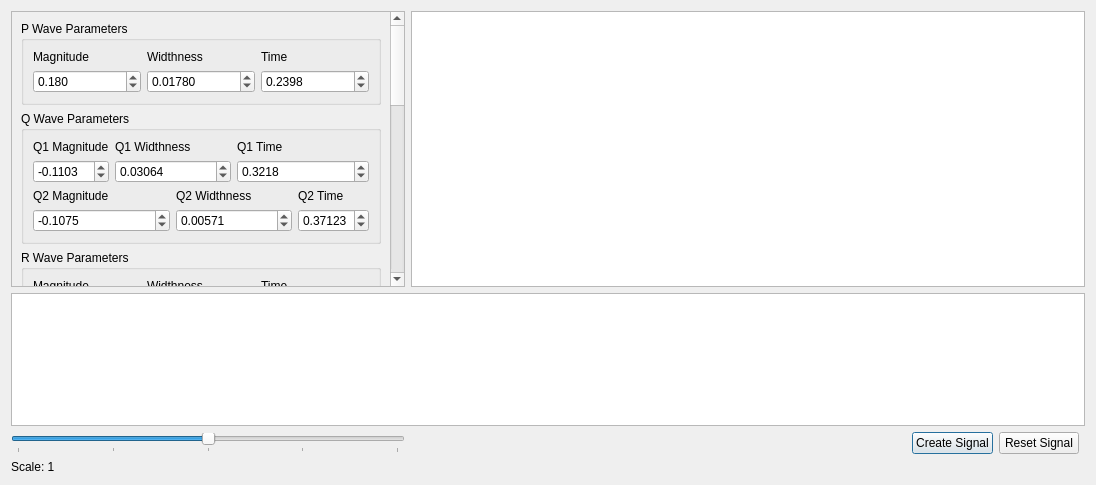
<?xml version="1.0" encoding="UTF-8"?>
<ui version="4.0">
 <class>ECGDialog</class>
 <widget class="QDialog" name="ECGDialog">
  <property name="geometry">
   <rect>
    <x>0</x>
    <y>0</y>
    <width>1096</width>
    <height>485</height>
   </rect>
  </property>
  <property name="minimumSize">
   <size>
    <width>0</width>
    <height>0</height>
   </size>
  </property>
  <property name="windowTitle">
   <string>ECG Simulation</string>
  </property>
  <layout class="QGridLayout" name="gridLayout_7" columnstretch="0,0,0,0,1,0,0,0">
   <item row="0" column="0">
    <widget class="QScrollArea" name="scrollArea">
     <property name="minimumSize">
      <size>
       <width>394</width>
       <height>0</height>
      </size>
     </property>
     <property name="widgetResizable">
      <bool>true</bool>
     </property>
     <widget class="QWidget" name="scrollAreaWidgetContents">
      <property name="geometry">
       <rect>
        <x>0</x>
        <y>-160</y>
        <width>387</width>
        <height>900</height>
       </rect>
      </property>
      <layout class="QVBoxLayout" name="verticalLayout_2">
       <item>
        <widget class="QGroupBox" name="groupBox">
         <property name="title">
          <string>P Wave Parameters</string>
         </property>
         <layout class="QGridLayout" name="gridLayout">
          <item row="0" column="0">
           <widget class="QLabel" name="p_mag_label">
            <property name="text">
             <string>Magnitude</string>
            </property>
           </widget>
          </item>
          <item row="0" column="1">
           <widget class="QLabel" name="p_wid_label">
            <property name="text">
             <string>Widthness</string>
            </property>
           </widget>
          </item>
          <item row="0" column="2">
           <widget class="QLabel" name="p_time_labe">
            <property name="text">
             <string>Time</string>
            </property>
           </widget>
          </item>
          <item row="1" column="0">
           <widget class="QDoubleSpinBox" name="p_mag_double_spinbox">
            <property name="decimals">
             <number>3</number>
            </property>
            <property name="minimum">
             <double>-1.000000000000000</double>
            </property>
            <property name="maximum">
             <double>1.000000000000000</double>
            </property>
            <property name="singleStep">
             <double>0.001000000000000</double>
            </property>
            <property name="value">
             <double>0.180000000000000</double>
            </property>
           </widget>
          </item>
          <item row="1" column="1">
           <widget class="QDoubleSpinBox" name="p_wid_double_spinbox">
            <property name="decimals">
             <number>5</number>
            </property>
            <property name="minimum">
             <double>0.010000000000000</double>
            </property>
            <property name="maximum">
             <double>0.400000000000000</double>
            </property>
            <property name="singleStep">
             <double>0.000100000000000</double>
            </property>
            <property name="value">
             <double>0.017800000000000</double>
            </property>
           </widget>
          </item>
          <item row="1" column="2">
           <widget class="QDoubleSpinBox" name="p_time_double_spinbox">
            <property name="decimals">
             <number>4</number>
            </property>
            <property name="minimum">
             <double>0.100000000000000</double>
            </property>
            <property name="maximum">
             <double>1.000000000000000</double>
            </property>
            <property name="singleStep">
             <double>0.000100000000000</double>
            </property>
            <property name="value">
             <double>0.239800000000000</double>
            </property>
           </widget>
          </item>
         </layout>
        </widget>
       </item>
       <item>
        <widget class="QGroupBox" name="groupBox_2">
         <property name="title">
          <string>Q Wave Parameters</string>
         </property>
         <layout class="QGridLayout" name="gridLayout_2">
          <item row="0" column="0">
           <widget class="QLabel" name="q1_mag_label">
            <property name="text">
             <string>Q1 Magnitude</string>
            </property>
           </widget>
          </item>
          <item row="0" column="1" colspan="2">
           <widget class="QLabel" name="q1_wid_label">
            <property name="text">
             <string>Q1 Widthness</string>
            </property>
           </widget>
          </item>
          <item row="0" column="3" colspan="2">
           <widget class="QLabel" name="q1_time_labe">
            <property name="text">
             <string>Q1 Time</string>
            </property>
           </widget>
          </item>
          <item row="1" column="0">
           <widget class="QDoubleSpinBox" name="q1_mag_double_spinbox">
            <property name="decimals">
             <number>4</number>
            </property>
            <property name="minimum">
             <double>-1.000000000000000</double>
            </property>
            <property name="maximum">
             <double>1.000000000000000</double>
            </property>
            <property name="singleStep">
             <double>0.001000000000000</double>
            </property>
            <property name="value">
             <double>-0.110300000000000</double>
            </property>
           </widget>
          </item>
          <item row="1" column="1" colspan="2">
           <widget class="QDoubleSpinBox" name="q1_wid_double_spinbox">
            <property name="decimals">
             <number>5</number>
            </property>
            <property name="minimum">
             <double>0.025000000000000</double>
            </property>
            <property name="maximum">
             <double>0.400000000000000</double>
            </property>
            <property name="singleStep">
             <double>0.001000000000000</double>
            </property>
            <property name="value">
             <double>0.030640000000000</double>
            </property>
           </widget>
          </item>
          <item row="1" column="3" colspan="2">
           <widget class="QDoubleSpinBox" name="q1_time_double_spinbox">
            <property name="decimals">
             <number>4</number>
            </property>
            <property name="minimum">
             <double>0.025000000000000</double>
            </property>
            <property name="maximum">
             <double>1.000000000000000</double>
            </property>
            <property name="singleStep">
             <double>0.001000000000000</double>
            </property>
            <property name="value">
             <double>0.321800000000000</double>
            </property>
           </widget>
          </item>
          <item row="2" column="0" colspan="2">
           <widget class="QLabel" name="q2_mag_label">
            <property name="text">
             <string>Q2 Magnitude</string>
            </property>
           </widget>
          </item>
          <item row="2" column="2" colspan="2">
           <widget class="QLabel" name="q2_wid_label">
            <property name="text">
             <string>Q2 Widthness</string>
            </property>
           </widget>
          </item>
          <item row="2" column="4">
           <widget class="QLabel" name="q2_time_label">
            <property name="text">
             <string>Q2 Time</string>
            </property>
           </widget>
          </item>
          <item row="3" column="0" colspan="2">
           <widget class="QDoubleSpinBox" name="q2_mag_double_spinbox">
            <property name="decimals">
             <number>4</number>
            </property>
            <property name="minimum">
             <double>-1.000000000000000</double>
            </property>
            <property name="maximum">
             <double>1.000000000000000</double>
            </property>
            <property name="singleStep">
             <double>0.001000000000000</double>
            </property>
            <property name="value">
             <double>-0.107500000000000</double>
            </property>
           </widget>
          </item>
          <item row="3" column="2" colspan="2">
           <widget class="QDoubleSpinBox" name="q2_wid_double_spinbox">
            <property name="decimals">
             <number>5</number>
            </property>
            <property name="minimum">
             <double>0.003000000000000</double>
            </property>
            <property name="maximum">
             <double>0.009000000000000</double>
            </property>
            <property name="singleStep">
             <double>0.000100000000000</double>
            </property>
            <property name="value">
             <double>0.005710000000000</double>
            </property>
           </widget>
          </item>
          <item row="3" column="4">
           <widget class="QDoubleSpinBox" name="q2_time_double_spinbox">
            <property name="decimals">
             <number>5</number>
            </property>
            <property name="minimum">
             <double>0.300000000000000</double>
            </property>
            <property name="maximum">
             <double>0.400000000000000</double>
            </property>
            <property name="singleStep">
             <double>0.001000000000000</double>
            </property>
            <property name="value">
             <double>0.371230000000000</double>
            </property>
           </widget>
          </item>
         </layout>
        </widget>
       </item>
       <item>
        <widget class="QGroupBox" name="groupBox_3">
         <property name="title">
          <string>R Wave Parameters</string>
         </property>
         <layout class="QGridLayout" name="gridLayout_3">
          <item row="0" column="0">
           <widget class="QLabel" name="r_mag_label">
            <property name="text">
             <string>Magnitude</string>
            </property>
           </widget>
          </item>
          <item row="0" column="1">
           <widget class="QLabel" name="r_wid_label">
            <property name="text">
             <string>Widthness</string>
            </property>
           </widget>
          </item>
          <item row="0" column="2">
           <widget class="QLabel" name="r_time_label">
            <property name="text">
             <string>Time</string>
            </property>
           </widget>
          </item>
          <item row="1" column="0">
           <widget class="QDoubleSpinBox" name="r_mag_double_spinbox">
            <property name="decimals">
             <number>3</number>
            </property>
            <property name="minimum">
             <double>0.025000000000000</double>
            </property>
            <property name="maximum">
             <double>1.000000000000000</double>
            </property>
            <property name="singleStep">
             <double>0.001000000000000</double>
            </property>
            <property name="value">
             <double>0.050000000000000</double>
            </property>
           </widget>
          </item>
          <item row="1" column="1">
           <widget class="QDoubleSpinBox" name="r_wid_double_spinbox">
            <property name="decimals">
             <number>5</number>
            </property>
            <property name="minimum">
             <double>0.010000000000000</double>
            </property>
            <property name="maximum">
             <double>0.500000000000000</double>
            </property>
            <property name="singleStep">
             <double>0.000100000000000</double>
            </property>
            <property name="value">
             <double>0.029870000000000</double>
            </property>
           </widget>
          </item>
          <item row="1" column="2">
           <widget class="QDoubleSpinBox" name="r_time_double_spinbox">
            <property name="decimals">
             <number>5</number>
            </property>
            <property name="minimum">
             <double>0.460000000000000</double>
            </property>
            <property name="maximum">
             <double>0.470000000000000</double>
            </property>
            <property name="singleStep">
             <double>0.001000000000000</double>
            </property>
            <property name="value">
             <double>0.465710000000000</double>
            </property>
           </widget>
          </item>
         </layout>
        </widget>
       </item>
       <item>
        <widget class="QGroupBox" name="groupBox_4">
         <property name="title">
          <string>S Wave Parameters</string>
         </property>
         <layout class="QGridLayout" name="gridLayout_4">
          <item row="0" column="0">
           <widget class="QLabel" name="s_mag_label_2">
            <property name="text">
             <string>Magnitude</string>
            </property>
           </widget>
          </item>
          <item row="0" column="1">
           <widget class="QLabel" name="s_wid_label">
            <property name="text">
             <string>Widthness</string>
            </property>
           </widget>
          </item>
          <item row="0" column="2">
           <widget class="QLabel" name="s_time_label">
            <property name="text">
             <string>Time</string>
            </property>
           </widget>
          </item>
          <item row="1" column="0">
           <widget class="QDoubleSpinBox" name="s_mag_double_spinbox">
            <property name="decimals">
             <number>3</number>
            </property>
            <property name="minimum">
             <double>-1.000000000000000</double>
            </property>
            <property name="maximum">
             <double>1.000000000000000</double>
            </property>
            <property name="singleStep">
             <double>0.001000000000000</double>
            </property>
            <property name="value">
             <double>0.509000000000000</double>
            </property>
           </widget>
          </item>
          <item row="1" column="1">
           <widget class="QDoubleSpinBox" name="s_wid_double_spinbox">
            <property name="decimals">
             <number>5</number>
            </property>
            <property name="minimum">
             <double>0.008000000000000</double>
            </property>
            <property name="maximum">
             <double>0.010000000000000</double>
            </property>
            <property name="singleStep">
             <double>0.000100000000000</double>
            </property>
            <property name="value">
             <double>0.009090000000000</double>
            </property>
           </widget>
          </item>
          <item row="1" column="2">
           <widget class="QDoubleSpinBox" name="s_time_double_spinbox">
            <property name="decimals">
             <number>4</number>
            </property>
            <property name="minimum">
             <double>0.460000000000000</double>
            </property>
            <property name="maximum">
             <double>0.480000000000000</double>
            </property>
            <property name="singleStep">
             <double>0.001000000000000</double>
            </property>
            <property name="value">
             <double>0.476900000000000</double>
            </property>
           </widget>
          </item>
         </layout>
        </widget>
       </item>
       <item>
        <widget class="QGroupBox" name="groupBox_5">
         <property name="title">
          <string>T Wave Parameters</string>
         </property>
         <layout class="QGridLayout" name="gridLayout_5">
          <item row="0" column="2">
           <widget class="QLabel" name="t_time_label">
            <property name="text">
             <string>Time</string>
            </property>
           </widget>
          </item>
          <item row="1" column="0">
           <widget class="QDoubleSpinBox" name="t_mag_double_spinbox">
            <property name="decimals">
             <number>4</number>
            </property>
            <property name="minimum">
             <double>-0.500000000000000</double>
            </property>
            <property name="maximum">
             <double>0.500000000000000</double>
            </property>
            <property name="singleStep">
             <double>0.001000000000000</double>
            </property>
            <property name="value">
             <double>0.325500000000000</double>
            </property>
           </widget>
          </item>
          <item row="0" column="1">
           <widget class="QLabel" name="t_wid_label">
            <property name="text">
             <string>Widthness</string>
            </property>
           </widget>
          </item>
          <item row="1" column="1">
           <widget class="QDoubleSpinBox" name="t_wid_double_spinbox">
            <property name="decimals">
             <number>5</number>
            </property>
            <property name="minimum">
             <double>0.028000000000000</double>
            </property>
            <property name="maximum">
             <double>0.031000000000000</double>
            </property>
            <property name="singleStep">
             <double>0.000100000000000</double>
            </property>
            <property name="value">
             <double>0.029780000000000</double>
            </property>
           </widget>
          </item>
          <item row="1" column="2">
           <widget class="QDoubleSpinBox" name="t_time_double_spinbox">
            <property name="decimals">
             <number>4</number>
            </property>
            <property name="minimum">
             <double>0.740000000000000</double>
            </property>
            <property name="maximum">
             <double>0.760000000000000</double>
            </property>
            <property name="singleStep">
             <double>0.001000000000000</double>
            </property>
           </widget>
          </item>
          <item row="0" column="0">
           <widget class="QLabel" name="t_mag_label">
            <property name="text">
             <string>Magnitude</string>
            </property>
           </widget>
          </item>
         </layout>
        </widget>
       </item>
       <item>
        <widget class="QGroupBox" name="groupBox_6">
         <property name="title">
          <string>Signal Properties</string>
         </property>
         <layout class="QGridLayout" name="gridLayout_6">
          <item row="10" column="0">
           <widget class="QLabel" name="period_label">
            <property name="text">
             <string>Period (s)</string>
            </property>
           </widget>
          </item>
          <item row="2" column="0">
           <widget class="QLabel" name="noise_label">
            <property name="text">
             <string>Noise (Mean Value)</string>
            </property>
           </widget>
          </item>
          <item row="1" column="0">
           <widget class="QLineEdit" name="simulation_line_edit">
            <property name="placeholderText">
             <string>ECG Simulation</string>
            </property>
           </widget>
          </item>
          <item row="6" column="0">
           <widget class="QLabel" name="duration_label">
            <property name="text">
             <string>Duration (s)</string>
            </property>
           </widget>
          </item>
          <item row="7" column="0">
           <widget class="QDoubleSpinBox" name="duration_spinbox">
            <property name="minimum">
             <double>0.100000000000000</double>
            </property>
            <property name="maximum">
             <double>21600.000000000000000</double>
            </property>
            <property name="value">
             <double>10.000000000000000</double>
            </property>
           </widget>
          </item>
          <item row="3" column="0">
           <widget class="QDoubleSpinBox" name="noise_double_spinbox">
            <property name="decimals">
             <number>3</number>
            </property>
            <property name="maximum">
             <double>100.000000000000000</double>
            </property>
            <property name="singleStep">
             <double>0.001000000000000</double>
            </property>
           </widget>
          </item>
          <item row="4" column="0">
           <widget class="QLabel" name="sampling_frequency_label">
            <property name="text">
             <string>Sampling Frequency</string>
            </property>
           </widget>
          </item>
          <item row="0" column="0">
           <widget class="QLabel" name="signal_name_label">
            <property name="text">
             <string>Signal Name</string>
            </property>
           </widget>
          </item>
          <item row="11" column="0">
           <widget class="QDoubleSpinBox" name="period_spinbox">
            <property name="decimals">
             <number>3</number>
            </property>
            <property name="minimum">
             <double>0.100000000000000</double>
            </property>
            <property name="maximum">
             <double>5.000000000000000</double>
            </property>
            <property name="singleStep">
             <double>0.001000000000000</double>
            </property>
            <property name="value">
             <double>0.900000000000000</double>
            </property>
           </widget>
          </item>
          <item row="5" column="0">
           <widget class="QSpinBox" name="sampling_frequency_spinbox">
            <property name="minimum">
             <number>100</number>
            </property>
            <property name="maximum">
             <number>1000</number>
            </property>
            <property name="value">
             <number>256</number>
            </property>
           </widget>
          </item>
          <item row="8" column="0">
           <widget class="QLabel" name="delay_label">
            <property name="text">
             <string>Delay (s)</string>
            </property>
           </widget>
          </item>
          <item row="9" column="0">
           <widget class="QDoubleSpinBox" name="delay_spin_box">
            <property name="singleStep">
             <double>0.010000000000000</double>
            </property>
           </widget>
          </item>
         </layout>
        </widget>
       </item>
      </layout>
     </widget>
    </widget>
   </item>
   <item row="0" column="1" colspan="7">
    <widget class="PlotWidget" name="plot"/>
   </item>
   <item row="3" column="0">
    <widget class="QSlider" name="scale_slider">
     <property name="minimum">
      <number>0</number>
     </property>
     <property name="maximum">
      <number>200</number>
     </property>
     <property name="singleStep">
      <number>1</number>
     </property>
     <property name="pageStep">
      <number>10</number>
     </property>
     <property name="sliderPosition">
      <number>100</number>
     </property>
     <property name="tracking">
      <bool>true</bool>
     </property>
     <property name="orientation">
      <enum>Qt::Horizontal</enum>
     </property>
     <property name="tickPosition">
      <enum>QSlider::TicksBelow</enum>
     </property>
     <property name="tickInterval">
      <number>50</number>
     </property>
    </widget>
   </item>
   <item row="3" column="6">
    <widget class="QPushButton" name="reset_signal_button">
     <property name="text">
      <string>Reset Signal</string>
     </property>
     <property name="autoDefault">
      <bool>false</bool>
     </property>
    </widget>
   </item>
   <item row="4" column="0">
    <widget class="QLabel" name="scale_value">
     <property name="text">
      <string>Scale: 1</string>
     </property>
    </widget>
   </item>
   <item row="2" column="0" colspan="8">
    <widget class="PlotWidget" name="main_plot"/>
   </item>
   <item row="3" column="5">
    <widget class="QPushButton" name="create_signal_button">
     <property name="text">
      <string>Create Signal</string>
     </property>
    </widget>
   </item>
  </layout>
 </widget>
 <customwidgets>
  <customwidget>
   <class>PlotWidget</class>
   <extends>QGraphicsView</extends>
   <header location="global">pyqtgraph</header>
  </customwidget>
 </customwidgets>
 <resources/>
 <connections/>
</ui>
